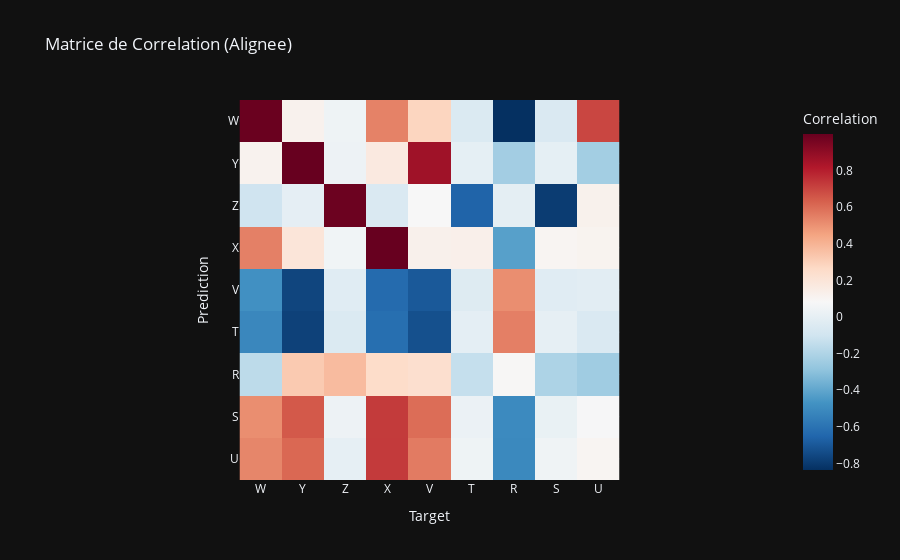

This figure's notebook cell:
### Markdown cell above
## 5. Matrice de Correlation Globale
Visualisation des inter-correlations entre canaux predits et reels.

### Code cell
if all_files:
    foa, target, pred = process_audio(all_files[0])
    corr_matrix = np.zeros((9, 9))
    for i in range(9):
        for j in range(9):
            corr_matrix[i, j] = np.corrcoef(pred[i], target[j])[0, 1]
            
    fig = px.imshow(corr_matrix, 
                    x=CHANNEL_NAMES, y=CHANNEL_NAMES,
                    labels=dict(x="Target", y="Prediction", color="Correlation"),
                    title="Matrice de Correlation (Alignee)",
                    color_continuous_scale='RdBu_r')
    fig.update_layout(template='plotly_dark')
    fig.show()

### Figure 1 — Plotly figure (JSON) as saved in the notebook; plotly's stock layout.template omitted (floating-point values rounded to 4 significant figures)
{"data": [{"coloraxis": "coloraxis", "hovertemplate": "Target: %{x}<br>Prediction: %{y}<br>Correlation: %{z}<extra></extra>", "name": "0", "type": "heatmap", "x": ["W", "Y", "Z", "X", "V", "T", "R", "S", "U"], "xaxis": "x", "y": ["W", "Y", "Z", "X", "V", "T", "R", "S", "U"], "yaxis": "y", "z": [[0.9935, 0.1185, 0.03631, 0.5419, 0.2829, -0.0521, -0.836, -0.05936, 0.6978], [0.1172, 0.9992, 0.03373, 0.1713, 0.8631, -0.003452, -0.2366, -0.003339, -0.2346], [-0.1055, -0.005104, 0.9865, -0.05966, 0.08263, -0.6595, -0.009995, -0.7954, 0.1241], [0.5461, 0.1982, 0.04859, 0.9997, 0.1258, 0.1317, -0.4218, 0.102, 0.1108], [-0.4795, -0.7647, -0.02913, -0.6333, -0.6978, -0.03799, 0.5104, -0.02956, -0.02048], [-0.5177, -0.7767, -0.05377, -0.6177, -0.7286, -0.0096, 0.5498, 0.0004698, -0.05903], [-0.1595, 0.3238, 0.3728, 0.2526, 0.2361, -0.136, 0.08867, -0.2077, -0.2439], [0.511, 0.6498, 0.03504, 0.7274, 0.5972, 0.02222, -0.5045, 0.016, 0.076], [0.5321, 0.6104, -0.0008932, 0.7287, 0.5603, 0.03839, -0.5101, 0.04144, 0.0996]]}], "layout": {"coloraxis": {"colorbar": {"title": {"text": "Correlation"}}, "colorscale": [[0, "rgb(5,48,97)"], [0.1, "rgb(33,102,172)"], [0.2, "rgb(67,147,195)"], [0.3, "rgb(146,197,222)"], [0.4, "rgb(209,229,240)"], [0.5, "rgb(247,247,247)"], [0.6, "rgb(253,219,199)"], [0.7, "rgb(244,165,130)"], [0.8, "rgb(214,96,77)"], [0.9, "rgb(178,24,43)"], [1, "rgb(103,0,31)"]]}, "title": {"text": "Matrice de Correlation (Alignee)"}, "xaxis": {"anchor": "y", "constrain": "domain", "domain": [0, 1], "scaleanchor": "y", "title": {"text": "Target"}}, "yaxis": {"anchor": "x", "autorange": "reversed", "constrain": "domain", "domain": [0, 1], "title": {"text": "Prediction"}}}}
